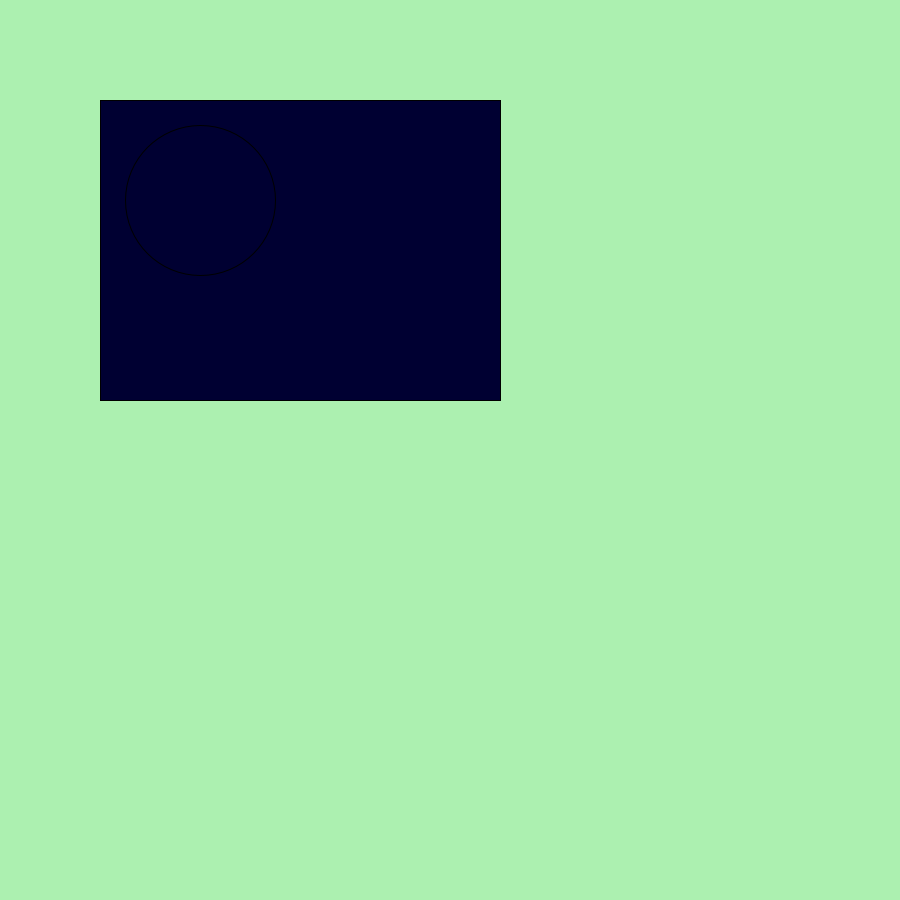
Frame 1 (no input)
Frame 60 (the mouse pressed at the canvas centre just before this capture): identical to frame 1, image omitted
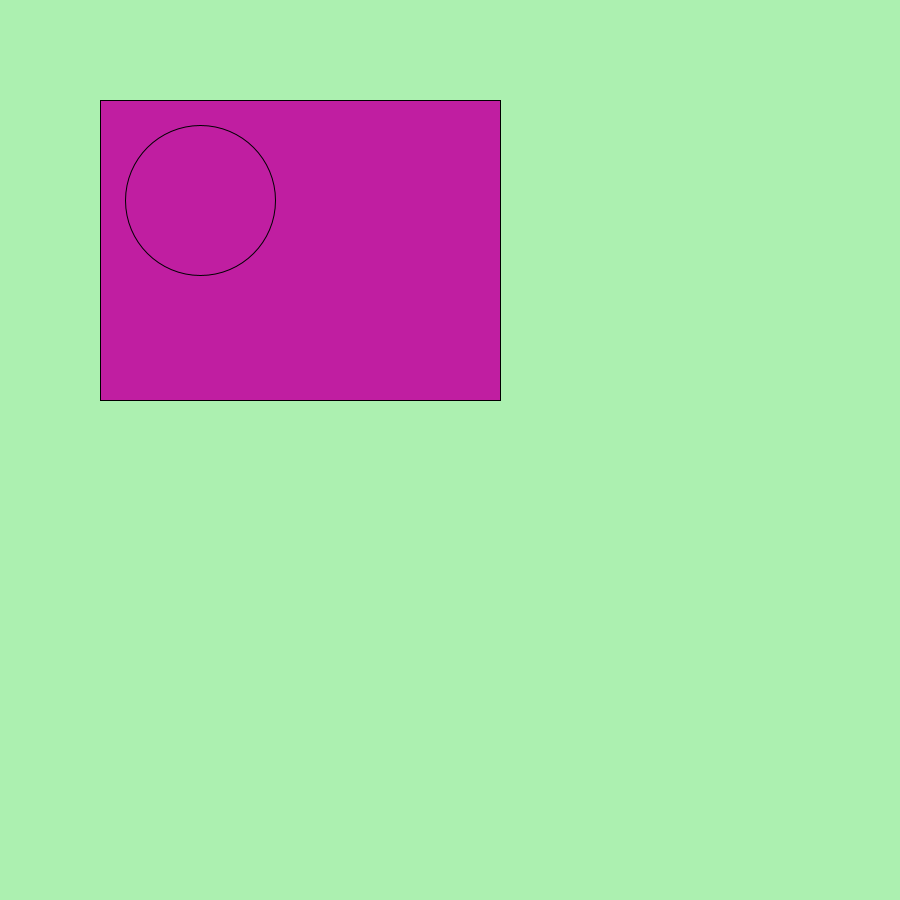
Frame 120 (the mouse held since frame 60 and released just before this capture)

The Processing sketch that drew these frames (run headless with seeded random() and noise(); from frame 60 on, the mouse is pressed at the canvas centre):

// Processing sketch: sketch_1st_sketch
// ── sketch_1st_sketch.pde
void setup(){
  size(900,900);
}
void draw(){
 background(172,240,176);
 if(mousePressed){
  fill(random(256),random(256),random(256));
 }
 else{
fill(mouseX,mouseY,50);
 }
 rect(100,100,400,300);
 ellipse(200,200,150,150);
}
